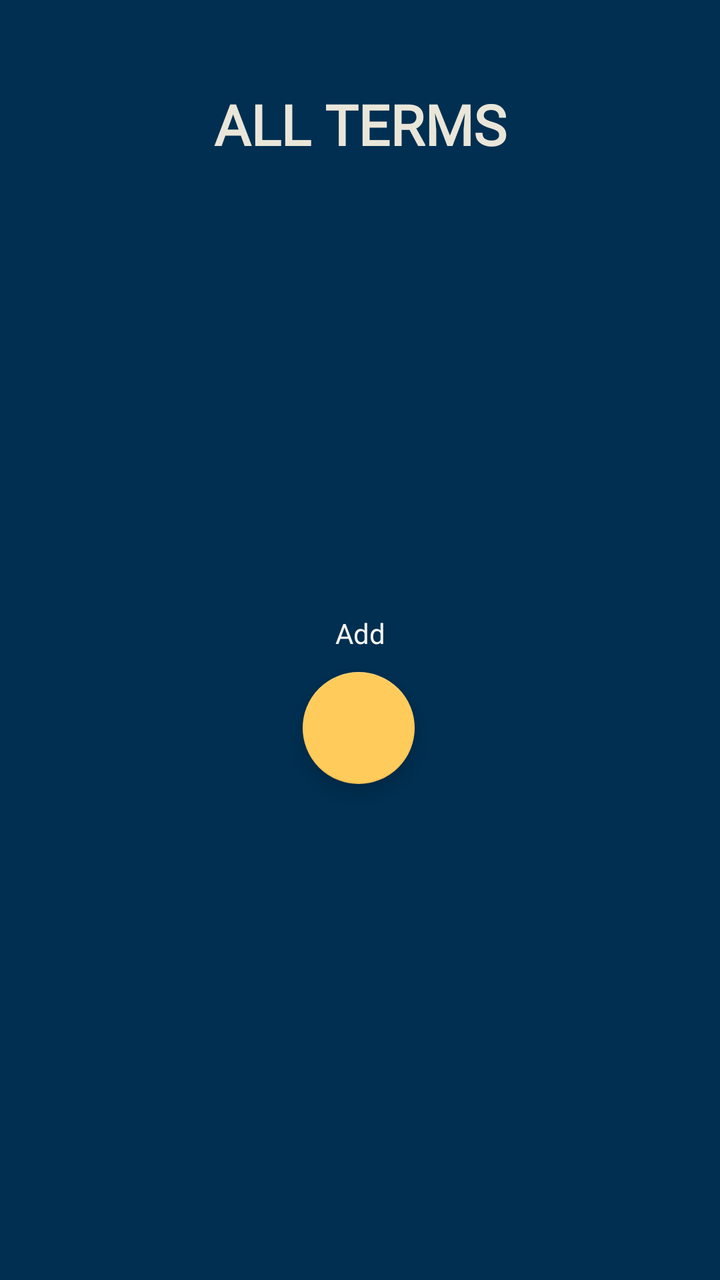
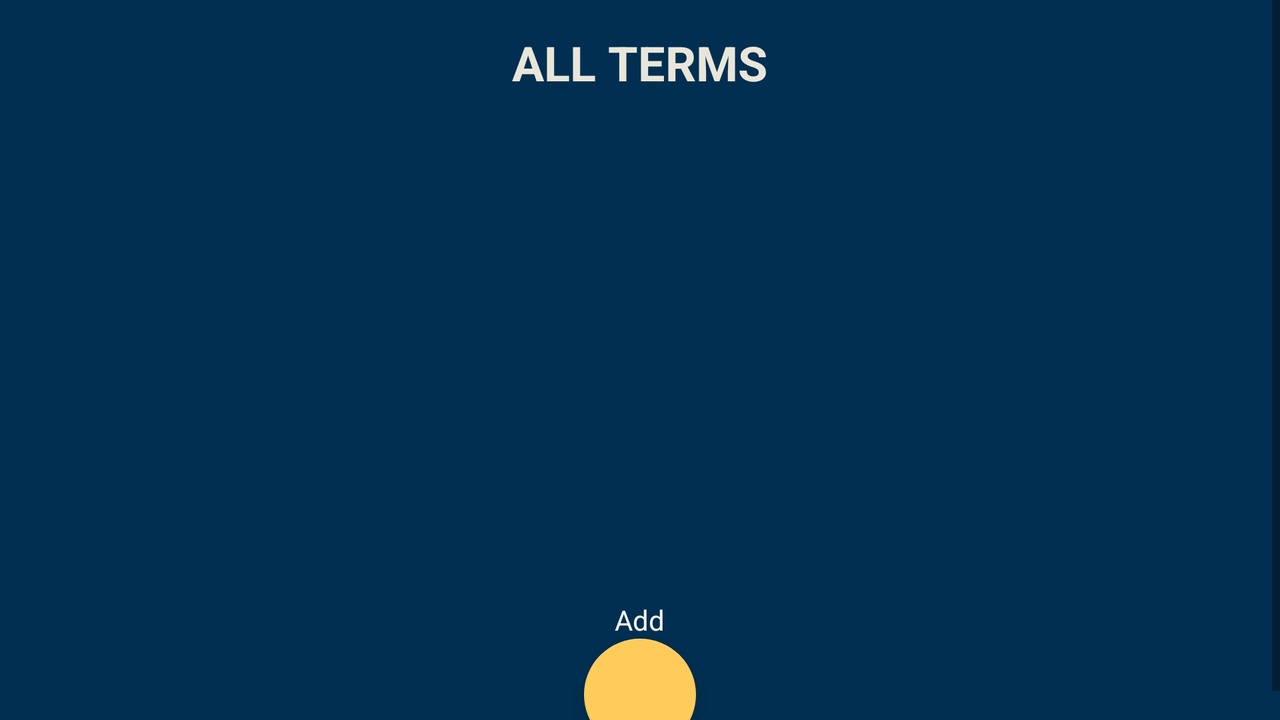

The same Android screen from two of the app's own layout files: first res/layout/ as a phone draws it, then the repository's variant for another configuration, drawn on a device whose configuration selects that folder. Both files follow.
<!-- AndroidManifest.xml: application theme AppTheme -->
<!-- res/layout/activity_all_terms.xml -->
<?xml version="1.0" encoding="utf-8"?>
<androidx.constraintlayout.widget.ConstraintLayout xmlns:android="http://schemas.android.com/apk/res/android"
    xmlns:app="http://schemas.android.com/apk/res-auto"
    xmlns:tools="http://schemas.android.com/tools"
    android:layout_width="match_parent"
    android:layout_height="match_parent"
    android:background="@color/colorPrimary"
    tools:context="courseTracker.UI.AllTermsActivity">

    <TextView
        android:id="@+id/textView9"
        style="@style/MainHeadings"
        android:layout_width="wrap_content"
        android:layout_height="wrap_content"
        android:text="@string/all_terms"
        android:textColor="@color/beige"
        app:layout_constraintBottom_toBottomOf="parent"
        app:layout_constraintEnd_toEndOf="parent"
        app:layout_constraintStart_toStartOf="parent"
        app:layout_constraintTop_toTopOf="parent"
        app:layout_constraintVertical_bias="0.072" />

    <TextView
        android:id="@+id/textView11"
        android:layout_width="wrap_content"
        android:layout_height="wrap_content"
        android:layout_marginTop="20dp"
        android:text="Add"
        android:textColor="@color/ltbeige"
        app:layout_constraintEnd_toEndOf="parent"
        app:layout_constraintStart_toStartOf="parent"
        app:layout_constraintTop_toBottomOf="@+id/termRecycleView" />

    <androidx.recyclerview.widget.RecyclerView
        android:id="@+id/termRecycleView"
        android:layout_width="375dp"
        android:layout_height="183dp"
        android:layout_marginTop="104dp"
        app:layout_constraintEnd_toEndOf="parent"
        app:layout_constraintHorizontal_bias="0.555"
        app:layout_constraintStart_toStartOf="parent"
        app:layout_constraintTop_toTopOf="parent" />

    <androidx.constraintlayout.widget.Guideline
        android:id="@+id/guideline2"
        android:layout_width="wrap_content"
        android:layout_height="wrap_content"
        android:orientation="horizontal"
        app:layout_constraintGuide_begin="287dp" />

    <com.google.android.material.floatingactionbutton.FloatingActionButton
        android:id="@+id/addTermBtn"
        android:layout_width="wrap_content"
        android:layout_height="wrap_content"
        android:layout_marginTop="336dp"
        android:clickable="true"
        android:onClick="goToAddTerm"
        app:layout_constraintEnd_toEndOf="parent"
        app:layout_constraintHorizontal_bias="0.498"
        app:layout_constraintStart_toStartOf="parent"
        app:layout_constraintTop_toTopOf="parent"
        app:srcCompat="@drawable/ic_add_black_24dp" />
</androidx.constraintlayout.widget.ConstraintLayout>
<!-- resources referenced by this layout -->
<resources>
  <color name="beige">#e9e6d9</color>
  <color name="colorPrimary">#002f51</color>
  <color name="ltbeige">#f6f5ef</color>
  <string name="all_terms">ALL TERMS</string>
  <style name="MainHeadings">
          <item name="android:layout_width">wrap_content</item>
          <item name="android:layout_height">wrap_content</item>
          <item name="android:fontFamily">@font/lato_bold</item>
          <item name="android:textColor">@color/colorPrimary</item>
          <item name="android:textSize">28dp</item>
          <item name="android:textStyle">bold</item>
      </style>
  <style name="AppTheme" parent="Theme.AppCompat.Light.DarkActionBar">
          
          <item name="colorPrimary">@color/colorPrimary</item>
          <item name="colorPrimaryDark">@color/colorPrimaryDark</item>
          <item name="colorAccent">@color/colorAccent</item>
      </style>
  <color name="colorPrimaryDark">#4486a1</color>
  <color name="colorAccent">#ffcc5b</color>
</resources>
<!-- res/layout-land/activity_all_terms.xml (the repository's variant of the layout above) -->
<!-- drawn on the phone turned sideways -->
<?xml version="1.0" encoding="utf-8"?>
<LinearLayout xmlns:android="http://schemas.android.com/apk/res/android"
    xmlns:app="http://schemas.android.com/apk/res-auto"
    xmlns:tools="http://schemas.android.com/tools"
    android:layout_width="match_parent"
    android:layout_height="match_parent"
    android:background="@color/colorPrimary"
    tools:context="courseTracker.UI.AllTermsActivity">

    <ScrollView
        android:layout_width="match_parent"
        android:layout_height="match_parent">

        <LinearLayout
            android:layout_width="match_parent"
            android:layout_height="wrap_content"
            android:orientation="vertical">

            <TextView
                android:id="@+id/textView9"
                android:layout_width="wrap_content"
                android:layout_height="wrap_content"
                android:layout_gravity="center"
                android:layout_marginTop="15dp"
                android:text="@string/all_terms"
                android:textColor="@color/beige"
                android:textSize="24sp"
                android:textStyle="bold" />

            <androidx.recyclerview.widget.RecyclerView
                android:id="@+id/termRecycleView"
                android:layout_width="375dp"
                android:layout_height="183dp"
                android:layout_gravity="center"
                android:layout_marginTop="50dp">

            </androidx.recyclerview.widget.RecyclerView>

            <TextView
                android:id="@+id/textView11"
                android:layout_width="wrap_content"
                android:layout_height="wrap_content"
                android:layout_gravity="center"
                android:layout_marginTop="20dp"
                android:text="Add"
                android:textColor="@color/ltbeige" />

            <com.google.android.material.floatingactionbutton.FloatingActionButton
                android:id="@+id/floatingActionButton"
                android:layout_width="match_parent"
                android:layout_height="wrap_content"
                android:layout_gravity="center"
                android:clickable="true"
                android:onClick="goToAddTerm"
                app:srcCompat="@drawable/ic_add_black_24dp" />
        </LinearLayout>
    </ScrollView>

</LinearLayout>
<!-- resources referenced by the variant -->
<!-- as the phone turned sideways resolves them -->
<resources>
  <color name="beige">#e9e6d9</color>
  <color name="colorPrimary">#002f51</color>
  <color name="ltbeige">#f6f5ef</color>
  <string name="all_terms">ALL TERMS</string>
  <style name="AppTheme" parent="Theme.AppCompat.Light.DarkActionBar">
          
          <item name="colorPrimary">@color/colorPrimary</item>
          <item name="colorPrimaryDark">@color/colorPrimaryDark</item>
          <item name="colorAccent">@color/colorAccent</item>
      </style>
  <color name="colorPrimaryDark">#4486a1</color>
  <color name="colorAccent">#ffcc5b</color>
</resources>
